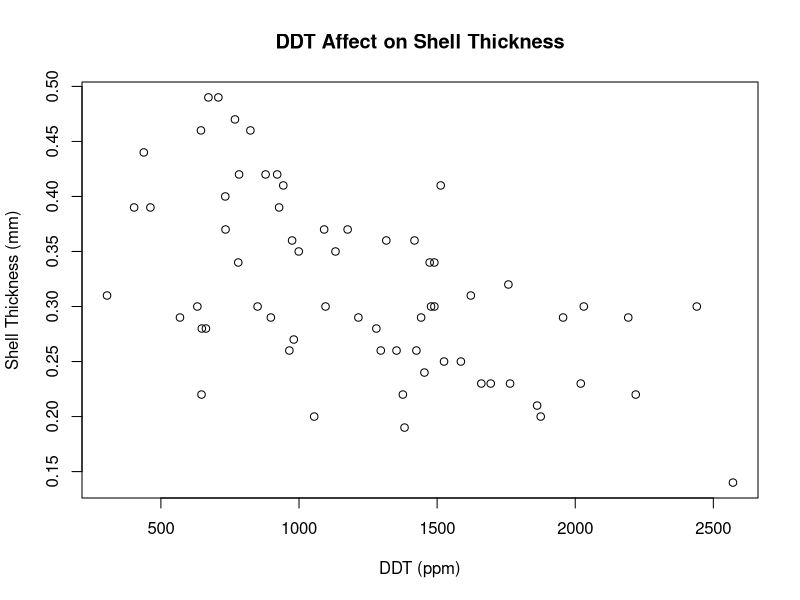
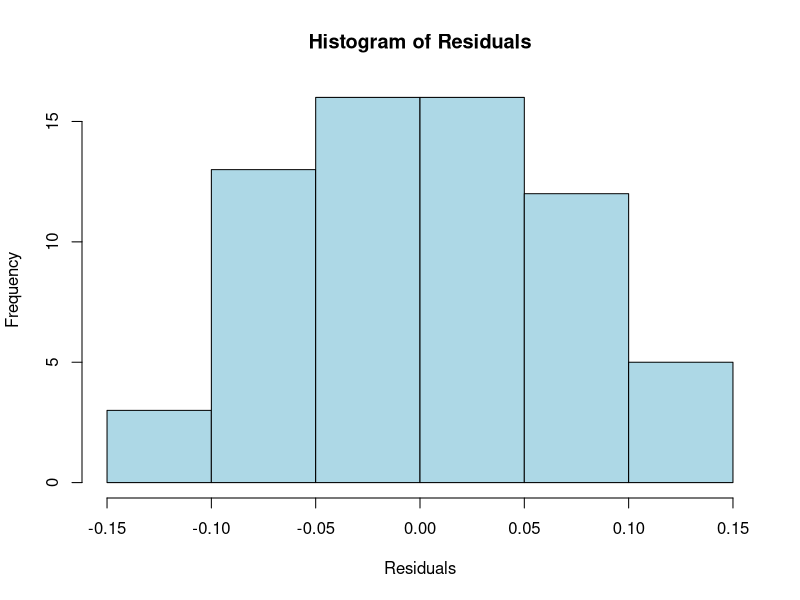

Here is the R script that generated these plots, in order:
## ---- chunk 1
anacapa <- read.table(
  text = "
sample_no thickness_mm DDE total_DDT PCB
15 0.14 2500 2571 452
85 0.19 1337 1382 184
14 0.20 1003 1055 115
65 0.20 1780 1875 315
64 0.21 1780 1862 139
58 0.22 617 647 177
59 0.22 1310 1376 214
66 0.22 2145 2219 356
101 0.23 1623 1660 166
43 0.23 1638 1694 246
1 0.23 1760 1764 177
41 0.23 1925 2020 289
84 0.24 1410 1454 175
3 0.25 1458 1525 296
19 0.25 1495 1586 205
50 0.26 860 965 324
72 0.26 1220 1296 260
31 0.26 1290 1353 188
27 0.26 1380 1425 208
86 0.27 950 981 109
55 0.28 600 648 204
46 0.28 641 663 89
52 0.28 1205 1280 320
70 0.29 569 569 265
2 0.29 862 898 138
12 0.29 1170 1215 198
70 0.29 1373 1442 191
48 0.29 1940 1956 193
32 0.29 2100 2192 316
17 0.30 613 632 122
102 0.30 800 850 305
24 0.30 1060 1096 203
93 0.30 1418 1478 396
103 0.30 1430 1490 250
124 0.30 2010 2031 230
104 0.30 2379 2440 214
105 0.31 301 305 46
49 0.31 1560 1622 256
63 0.32 1680 1758 204
21 0.34 748 780 150
42 0.34 1405 1473 218
69 0.34 1435 1490 261
16 0.35 969 999 143
54 0.35 1080 1132 229
37 0.36 949 975 173
67 0.36 1275 1316 132
22 0.36 1355 1418 175
74 0.37 703 734 236
30 0.37 1055 1091 220
29 0.37 1140 1176 212
90 0.39 390 403 119
88 0.39 441 462 144
79 0.39 882 928 147
96 0.40 700 733 171
91 0.41 895 943 216
11 0.41 1430 1513 232
94 0.42 745 783 216
87 0.42 850 879 164
92 0.42 890 921 185
89 0.44 416 438 87
98 0.46 625 645 216
95 0.46 785 824 199
97 0.47 755 768 236
100 0.49 657 672 237
99 0.49 686 708 206
",
  header = TRUE
)

anacapa$locality <- "Anacapa"
anacapa <- anacapa[c("locality", "sample_no", "thickness_mm",
                       "DDE", "total_DDT", "PCB")]
## ---- chunk 2

plot(anacapa$total_DDT, anacapa$thickness_mm, xlab="DDT (ppm)",
     ylab ="Shell Thickness (mm)", main="DDT Affect on Shell Thickness")

# 1. Fit a linear model
model <- lm(thickness_mm ~ total_DDT, data = anacapa)

# 2. Extract residuals
res <- resid(model)

# 3. Plot basic histogram
hist(res, 
     main = "Histogram of Residuals", 
     xlab = "Residuals", 
     col = "lightblue", 
     border = "black")
